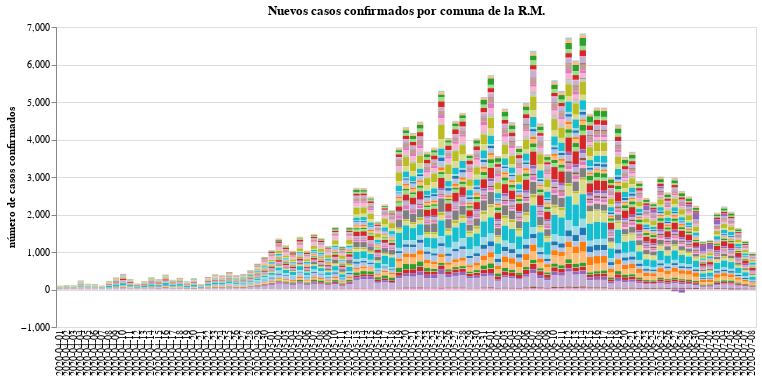

The notebook cell this image was saved under:
### Code cell
#hide_input
input_dropdown = alt.binding_select(options=data_long_form['Comuna'].unique())
selection1 = alt.selection_single(fields=['Comuna'], bind=input_dropdown, name=' ')
selection2 = alt.selection_multi(fields=['Comuna'], on='mouseover')

color = alt.condition(selection1 | selection2,
                    alt.Color('Comuna:N', scale=alt.Scale(scheme='category20'), legend=None),
                    alt.value('lightgray'))

bars1 = alt.Chart(data_long_form).mark_bar().encode(
    x=alt.X("Fecha", axis=alt.Axis(title="", domain=False, tickSize=0)),
    y=alt.Y("Casos confirmados", axis=alt.Axis(title="número de casos confirmados")),
    tooltip = ["Fecha", "Comuna", "Casos confirmados"],
    color = color
).properties(
    title="Nuevos casos confirmados por comuna de la R.M.",
    width=700).add_selection(
    selection1, selection2
).transform_filter(
    selection1
)

bars1

### Figure 1 — Vega-Lite specification as saved in the notebook (floating-point values rounded to 4 significant figures; data arrays with more than 128 entries replaced by an {"elided": "..."} marker saying what was removed)
{"config": {"view": {"continuousWidth": 400, "continuousHeight": 300}}, "data": {"name": "data-83afe1f04fa0ec9603dd46c9da403516"}, "mark": "bar", "encoding": {"color": {"condition": {"type": "nominal", "field": "Comuna", "legend": null, "scale": {"scheme": "category20"}, "selection": {"or": [" ", "selector001"]}}, "value": "lightgray"}, "tooltip": [{"type": "nominal", "field": "Fecha"}, {"type": "nominal", "field": "Comuna"}, {"type": "quantitative", "field": "Casos confirmados"}], "x": {"type": "nominal", "axis": {"domain": false, "tickSize": 0, "title": ""}, "field": "Fecha"}, "y": {"type": "quantitative", "axis": {"title": "número de casos confirmados"}, "field": "Casos confirmados"}}, "selection": {" ": {"type": "single", "fields": ["Comuna"], "bind": {"input": "select", "options": ["Alhue", "Buin", "Calera de Tango", "Cerrillos", "Cerro Navia", "Colina", "Conchali", "Curacavi", "El Bosque", "El Monte", "Estacion Central", "Huechuraba", "Independencia", "Isla de Maipo", "La Cisterna", "La Florida", "La Granja", "La Pintana", "La Reina", "Lampa", "Las Condes", "Lo Barnechea", "Lo Espejo", "Lo Prado", "Macul", "Maipu", "Maria Pinto", "Melipilla", "Nunoa", "Padre Hurtado", "Paine", "Pedro Aguirre Cerda", "Penaflor", "Penalolen", "Pirque", "Providencia", "Pudahuel", "Puente Alto", "Quilicura", "Quinta Normal", "Recoleta", "Renca", "San Bernardo", "San Joaquin", "San Jose de Maipo", "San Miguel", "San Pedro", "San Ramon", "Santiago", "Talagante", "Tiltil", "Vitacura", "Desconocido Metropolitana"]}}, "selector001": {"type": "multi", "fields": ["Comuna"], "on": "mouseover"}}, "title": "Nuevos casos confirmados por comuna de la R.M.", "transform": [{"filter": {"selection": " "}}], "width": 700, "$schema": "https://vega.github.io/schema/vega-lite/v4.8.1.json", "datasets": {"data-83afe1f04fa0ec9603dd46c9da403516": {"elided": "5247 records"}}}
